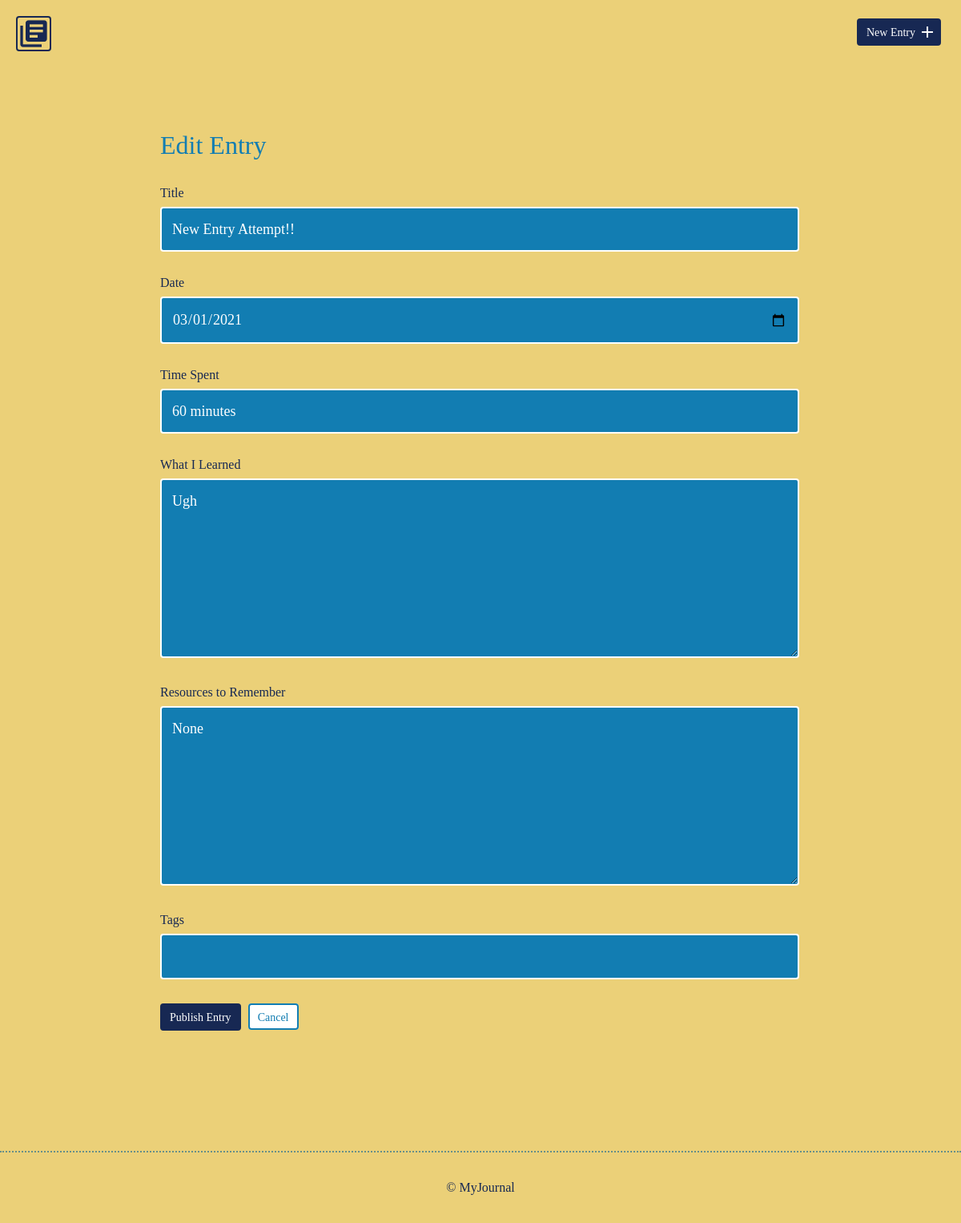
The page /edit.php?id=5 on the database as committed earlier.
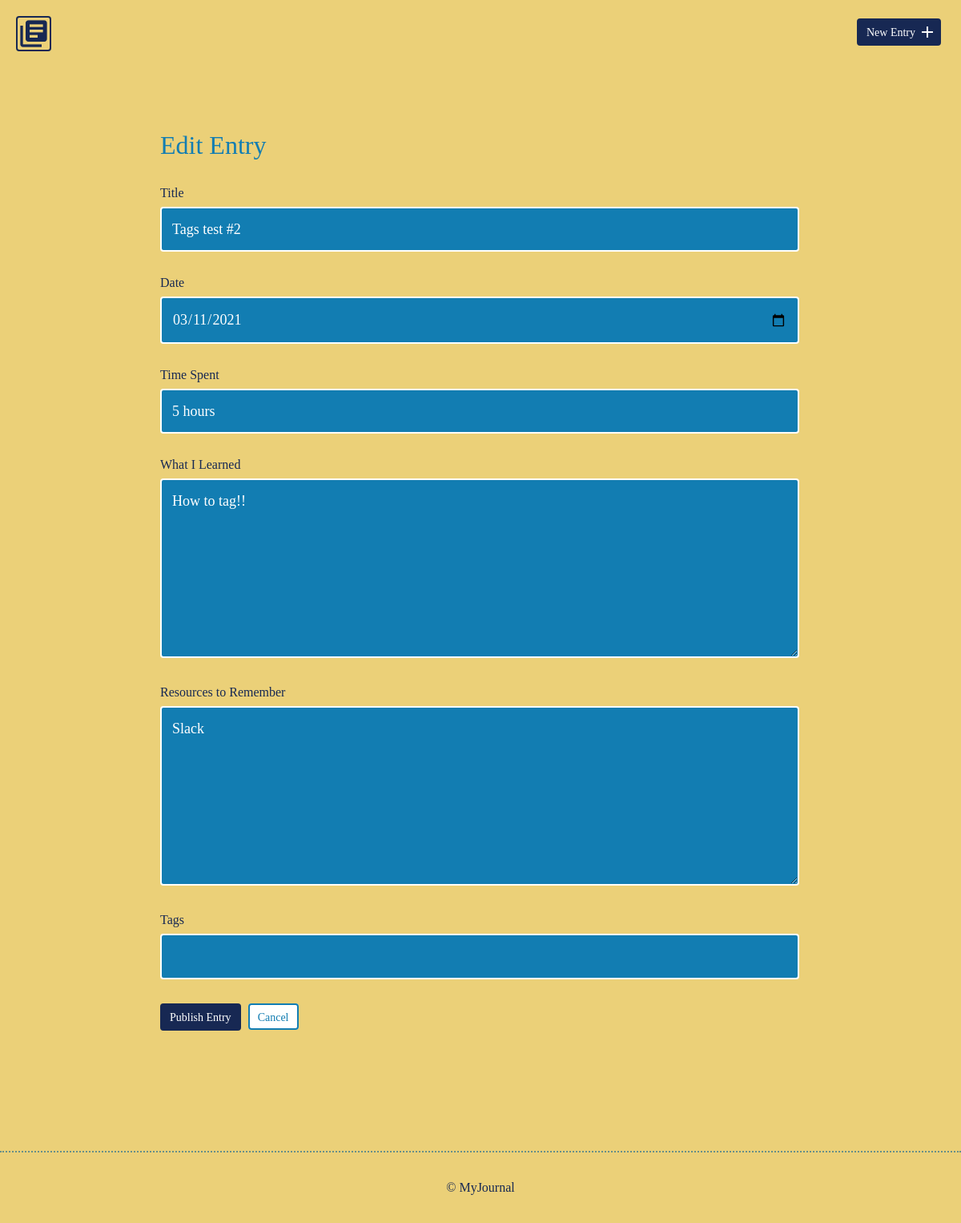
The same page on the database as committed later.
### tables this page shows
CREATE TABLE "entries" (
	`id`	INTEGER,
	`title`	TEXT,
	`date`	TEXT,
	`time_spent`	INTEGER,
	`learned`	BLOB,
	`resources`	BLOB,
	PRIMARY KEY(`id`)
);

### inc/functions.php (called while the page is built, shortened)
<?php
function journal_details($journal_id){
    include ('connection.php');
    $sql = 'SELECT * FROM entries WHERE id = ?';
    try{
        $results = $db->prepare($sql);
        $results->bindValue(1,$journal_id,PDO::PARAM_INT);
        $results->execute();
    } catch(Exception $e){
        echo "Error!: ".$e->getMessage();
        return false;
    }
    return $results->fetch();
}
?>

### edit.php (the view, shortened to what this page needs)
<?php
include('inc/connection.php');
include('inc/header.php');
include('inc/functions.php');
$title = $date = $time_spent = $learned = $resources = '';
if(isset($_GET["id"])){
    $journal_id = filter_input(INPUT_GET, "id", FILTER_SANITIZE_NUMBER_INT);
    list($journal_id, $title, $date, $time_spent, $learned, $resources) = journal_details($journal_id);
}
?>
<!DOCTYPE html>
<html>
    <body>
        <section>
            <div class="container">
                <div class="edit-entry">
                    <h2>Edit Entry</h2>
                    <form method="POST">
                        <label for="title">Title</label>
                        <input id="title" type="text" name="title" value="<?php echo htmlspecialchars($title); ?>" /><br>
                        <label for="date">Date</label>
                        <input id="date" type="date" name="date" value="<?php echo htmlspecialchars($date); ?>" /><br>
                        <label for="time_spent">Time Spent</label>
                        <input id="time_spent" type="text" name="time_spent" value="<?php echo htmlspecialchars($time_spent); ?>" /><br>
                        <label for="learned">What I Learned</label>
                        <textarea id="learned" rows="5" name="learned"><?php echo htmlspecialchars($learned); ?></textarea>
                        <label for="resources">Resources to Remember</label>
                        <textarea id="resources" rows="5" name="resources"><?php echo htmlspecialchars($resources); ?></textarea>
                        <label for="tags">Tags</label>
                        <input id="tags" type="text" name="tags" value="<?php echo htmlspecialchars($tags); ?>" /><br>
                        <input type="submit" value="Publish Entry" class="button">
                        <a href="<?php echo 'index.php'; ?>" class="button button-secondary">Cancel</a>
                    </form>
                </div>
            </div>
        </section>
    </body>
    <?php
      include('inc/footer.php');
      ?>
</html>

Rows that differ between the two databases and show on the page:
changed entries: title "New Entry Attempt!!" → "Tags test #2"; date "03/01/2021" → "03/11/2021"; time_spent "60 minutes" → "5 hours"; learned "Ugh" → "How to tag!!"; resources "None" → "Slack"
